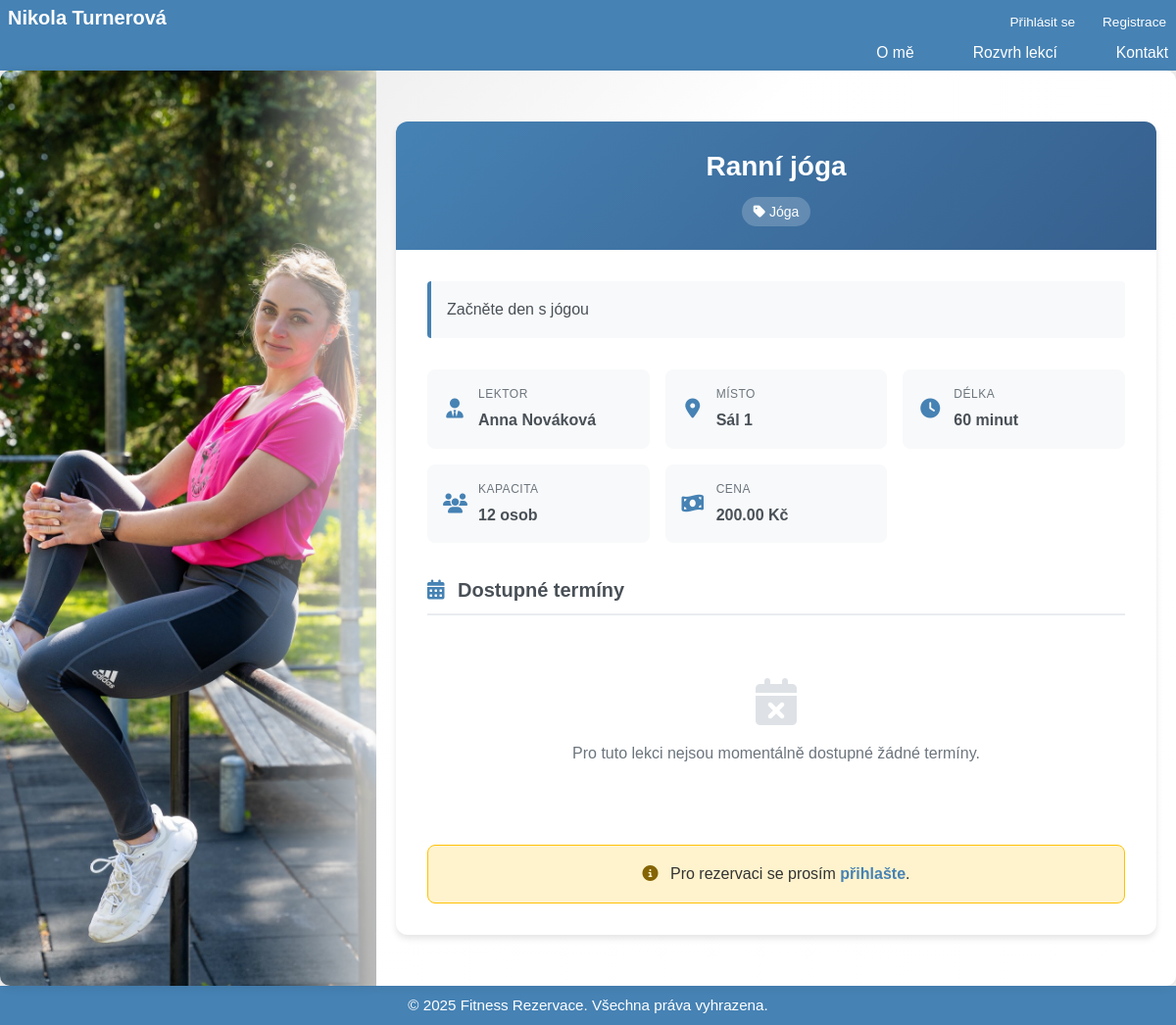
Screenshot of /bookings/lesson/148/ with the database file from the repository.
### bookings/models.py (models this page shows, shortened)
class Lesson(models.Model):
    instructor = models.ForeignKey(
        settings.AUTH_USER_MODEL,
        on_delete=models.CASCADE,
        related_name='instructor_lessons',
        limit_choices_to={'user_type': 'instructor'}
    )
    title = models.CharField(max_length=200)
    description = models.TextField(blank=True)
    price = models.DecimalField(max_digits=10, decimal_places=2)
    duration = models.IntegerField(help_text="Délka lekce v minutách")
    capacity = models.IntegerField(help_text="Maximální počet účastníků")
    date = models.DateField(help_text="Datum konání lekce", default=timezone.now)
    start_time = models.TimeField(help_text="Čas začátku lekce", default="09:00")
    location = models.CharField(max_length=200, help_text="Místo konání lekce", default="Fitness centrum")
    category = models.ForeignKey(
        Category,
        on_delete=models.SET_NULL,
        null=True,
        blank=True,
        related_name='lessons',
        verbose_name='Kategorie'
    )

class Category(models.Model):
    name = models.CharField(max_length=100, unique=True, verbose_name='Název kategorie')
    slug = models.SlugField(max_length=100, unique=True, blank=True, verbose_name='Slug (URL)')
    description = models.TextField(blank=True, verbose_name='Popis')
    order = models.IntegerField(default=0, verbose_name='Pořadí', help_text='Nižší číslo = dříve v seznamu')
    class Meta:
        ordering = ['order', 'name']
        verbose_name = 'Kategorie'
        verbose_name_plural = 'Kategorie'

### accounts/models.py (models this page shows, shortened)
class User(AbstractUser):
    USER_TYPE_CHOICES = (
        ('instructor', 'Lektor'),
        ('client', 'Klient'),
    )
    user_type = models.CharField(max_length=10, choices=USER_TYPE_CHOICES)
    credits = models.DecimalField(
        max_digits=10,
        decimal_places=2,
        default=0,
        validators=[MinValueValidator(0)]
    )
    phone = models.CharField(max_length=20, blank=True)
    bio = models.TextField(blank=True)

### bookings/views.py (the view)
# urls.py: path('lesson/<int:pk>/', views.LessonDetailView.as_view(), name='lesson_detail'),
class LessonDetailView(DetailView):
    model = Lesson
    template_name = 'lessons_detail.html'
    context_object_name = 'lesson'
    def get_context_data(self, **kwargs):
        context = super().get_context_data(**kwargs)
        context['time_slots'] = TimeSlot.objects.filter(
            lesson=self.object,
            start_time__gte=timezone.now()
        ).order_by('start_time')
        return context

### templates/lessons_detail.html (shortened to what this page needs)
{% extends 'base.html' %}
{% load static %}
{% block content %}
<div class="lesson-detail-container">
    <div class="detail-card">
        <div class="detail-header">
            <h1>{{ lesson.title }}</h1>
            {% if lesson.category %}
                <span class="category-badge">
                    <i class="fas fa-tag"></i> {{ lesson.category.name }}
                </span>
            {% endif %}
        </div>
        <div class="detail-body">
            {% if lesson.description %}
                <div class="lesson-description">
                    {{ lesson.description }}
                </div>
            {% endif %}
            <div class="info-grid">
                <div class="info-item">
                    <i class="fas fa-user-tie"></i>
                    <div class="info-content">
                        <div class="info-label">Lektor</div>
                        <div class="info-value">{{ lesson.instructor.get_full_name }}</div>
                    </div>
                </div>
                <div class="info-item">
                    <i class="fas fa-map-marker-alt"></i>
                    <div class="info-content">
                        <div class="info-label">Místo</div>
                        <div class="info-value">{{ lesson.location|default:"—" }}</div>
                    </div>
                </div>
                <div class="info-item">
                    <i class="fas fa-clock"></i>
                    <div class="info-content">
                        <div class="info-label">Délka</div>
                        <div class="info-value">{{ lesson.duration }} minut</div>
                    </div>
                </div>
                <div class="info-item">
                    <i class="fas fa-users"></i>
                    <div class="info-content">
                        <div class="info-label">Kapacita</div>
                        <div class="info-value">{{ lesson.capacity }} osob</div>
                    </div>
                </div>
                <div class="info-item">
                    <i class="fas fa-money-bill-wave"></i>
                    <div class="info-content">
                        <div class="info-label">Cena</div>
                        <div class="info-value">{{ lesson.price }} Kč</div>
                    </div>
                </div>
            </div>
            <h2 class="section-title">
                <i class="fas fa-calendar-alt"></i>
                Dostupné termíny
            </h2>
            {% if time_slots %}
                <div class="timeslots-list">
                    {% for slot in time_slots %}
                        <div class="timeslot-card">
                            <div class="timeslot-info">
                                <div class="timeslot-datetime">
                                    <span class="timeslot-date">
                                        <i class="fas fa-calendar"></i>
                                        {{ slot.start_time|date:'d.m.Y' }}
                                    </span>
                                    <span class="timeslot-time">
                                        <i class="fas fa-clock"></i>
                                        {{ slot.start_time|date:'H:i' }}
                                    </span>
                                </div>
                                {% if slot.is_available %}
                                    <span class="status-badge status-available">
                                        <i class="fas fa-check-circle"></i> Dostupné
                                    </span>
                                {% else %}
                                    <span class="status-badge status-full">
                                        <i class="fas fa-times-circle"></i> Obsazeno
                                    </span>
                                {% endif %}
                            </div>
                            {% if user.is_authenticated and not user.is_instructor and slot.is_available %}
                                <a href="{% url 'bookings:booking_create' slot.id %}" class="btn-book">
                                    <i class="fas fa-calendar-check"></i> Rezervovat
                                </a>
                            {% endif %}
                        </div>
                    {% endfor %}
                </div>
            {% else %}
                <div class="empty-state">
                    <i class="fas fa-calendar-times"></i>
                    <p>Pro tuto lekci nejsou momentálně dostupné žádné termíny.</p>
                </div>
            {% endif %}
            {% if not user.is_authenticated %}
                <div class="login-prompt">
                    <i class="fas fa-info-circle"></i>
                    Pro rezervaci se prosím <a href="{% url 'accounts:login' %}">přihlašte</a>.
                </div>
            {% endif %}
        </div>
    </div>
</div>
{% endblock %}

### static/css/style.css (style rules this page uses)
* { margin: 0; padding: 0; box-sizing: border-box; }
:root { --header-h: 72px; --footer-h: 40px; }
html, body { height: 100%; margin: 0; }
body { font-family: 'Poppins', sans-serif; color: #333; line-height: 1.6; min-height: 100vh; background-color: #f0f0f0; padding: 0; overflow: hidden; }

### templates/lessons_detail.html (style rules this page uses)
.lesson-detail-container { max-width: 800px; margin: 2rem auto; }
.detail-card { background: #ffffff; border-radius: 12px; box-shadow: 0 4px 6px rgba(0, 0, 0, 0.1); overflow: hidden; }
.detail-header { background: linear-gradient(135deg, #4682b4 0%, #365f8d 100%); color: white; padding: 1.5rem 2rem; text-align: center; }
.detail-header h1 { margin: 0; font-size: 1.75rem; font-weight: 600; }
.detail-header .category-badge { display: inline-block; background: rgba(255, 255, 255, 0.2); padding: 0.25rem 0.75rem; border-radius: 20px; font-size: 0.875rem; margin-top: 0.5rem; }
.detail-body { padding: 2rem; }
.lesson-description { background: #f8f9fa; border-left: 4px solid #4682b4; padding: 1rem; margin-bottom: 2rem; border-radius: 4px; color: #495057; line-height: 1.6; }
.info-grid { display: grid; grid-template-columns: repeat(auto-fit, minmax(200px, 1fr)); gap: 1rem; margin-bottom: 2rem; }
.info-item { background: #f8f9fa; padding: 1rem; border-radius: 8px; display: flex; align-items: center; gap: 0.75rem; }
.info-item i { color: #4682b4; font-size: 1.25rem; width: 24px; text-align: center; }
.info-content { flex: 1; }
.info-label { font-size: 0.75rem; color: #6c757d; text-transform: uppercase; letter-spacing: 0.5px; margin-bottom: 0.25rem; }
.info-value { font-weight: 600; color: #495057; font-size: 1rem; }
.section-title { font-size: 1.25rem; font-weight: 600; color: #495057; margin-bottom: 1rem; padding-bottom: 0.5rem; border-bottom: 2px solid #e9ecef; }
.section-title i { color: #4682b4; margin-right: 0.5rem; }
.empty-state { text-align: center; padding: 3rem 2rem; color: #6c757d; }
.empty-state i { font-size: 3rem; color: #dee2e6; margin-bottom: 1rem; }
.login-prompt { background: #fff3cd; border: 1px solid #ffc107; border-radius: 8px; padding: 1rem; margin-top: 2rem; text-align: center; }
.login-prompt i { color: #856404; margin-right: 0.5rem; }
.login-prompt a { color: #4682b4; font-weight: 600; text-decoration: none; }

### rows the page displays
Lesson: title "Ranní jóga", category.name "Jóga", description "Začněte den s jógou", instructor.get_full_name "Anna Nováková", location "Sál 1", duration "60", capacity "12", price "200.00"
